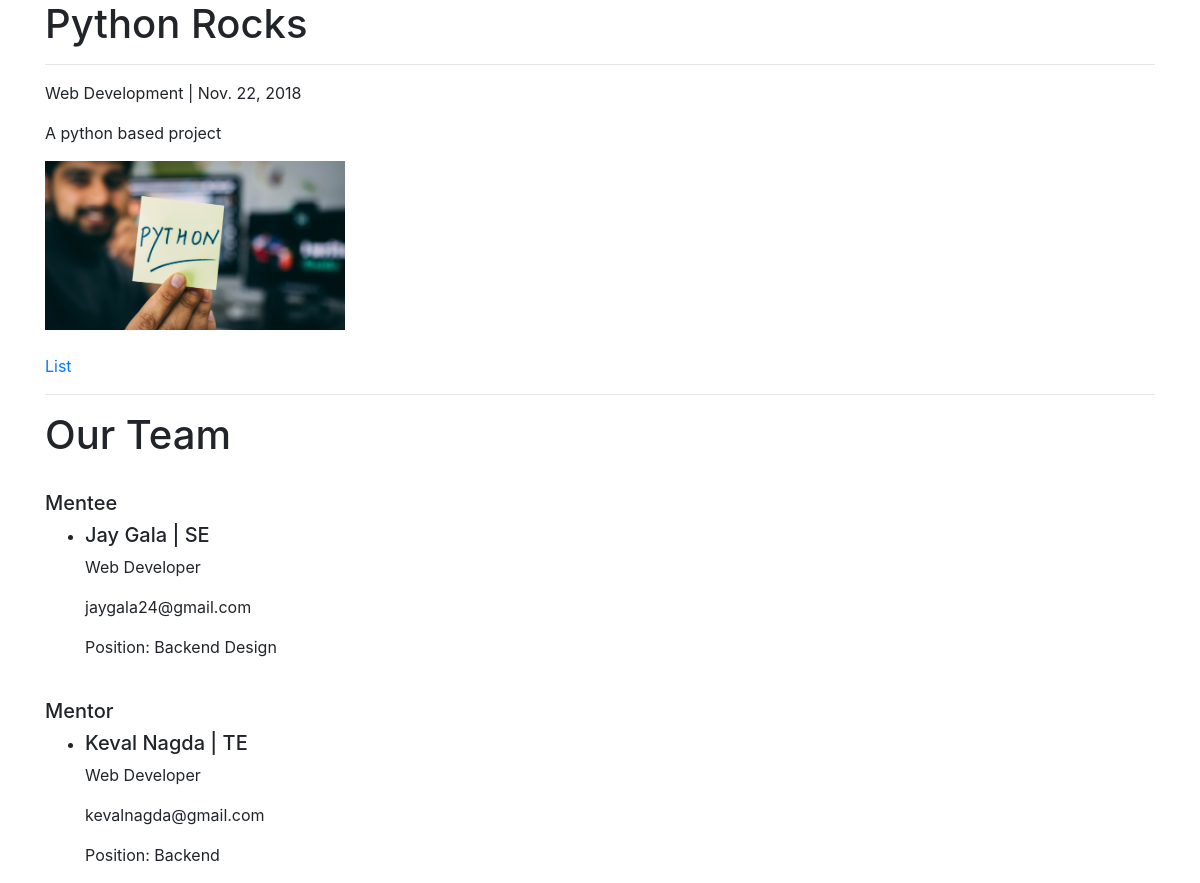
The page /projects/python-rocks-1 on the database its author committed.
### projects/models.py (models this page shows, shortened)
class Project(models.Model):
    team = models.ManyToManyField(UserProfile)
    title = models.CharField(max_length=255)
    cover = models.ImageField(upload_to='projects/%Y/%m/%d/', blank=True)
    description = models.TextField()
    slug = models.SlugField(blank=True)
    technologies = MultiSelectField(choices=TECHNOLOGIES_CHOICES)
    year = models.DateField()
    repo_link = models.CharField(max_length=255)
    objects = ProjectManager()
    class Meta:
        ordering = ["-year"]

### profiles/models.py (models this page shows)
class UserProfile(models.Model):
    user = models.OneToOneField(User, on_delete=models.CASCADE, primary_key=True)
    profile_pic = models.ImageField(upload_to=upload_location, blank=True)
    bio = models.CharField(max_length=255, blank=True)
    date_joined = models.DateField()
    date_passed = models.DateField()
    stack = MultiSelectField(choices=STACK_CHOICES, max_choices=2)
    github_link = models.CharField(max_length=255, blank=True)
    linkedin_link = models.CharField(max_length=255, blank=True)
    updated = models.DateTimeField(auto_now=True)
    timestamp = models.DateTimeField(auto_now_add=True)
    def __str__(self):
        return self.user.first_name + " " + self.user.last_name
    @property
    def get_email(self):
        return self.user.email

### projects/views.py (the view)
# urls.py: path('<slug:slug>', project_detail, name='detail'),
def project_detail(request, slug=None):
    project = get_object_or_404(Project, slug=slug)
    project_year = project.year
    second_year = []
    third_year = []
    fourth_year = []
    for t in project.team.all():
        member = UserProfile.objects.get(user=t)
        delta1 = member.date_passed - member.date_joined
        delta2 = project_year - member.date_joined
        number_of_days = delta1.days - delta2.days
        stack = []
        for i in range(len(member.stack)):
            stack.append(member.stack[i].capitalize())
        member_obj = {
            "name": member,
            "email": member.get_email,
            "bio": member.bio,
            "stack": stack
        }
        if number_of_days < 365:
            member_obj["year"] = "BE"
            fourth_year.append(member_obj)
        elif number_of_days < 365 * 2:
            member_obj["year"] = "TE"
            third_year.append(member_obj)
        else:
            member_obj["year"] = "SE"
            second_year.append(member_obj)
    context = {
        "title": "Detail",
        "project": project,
        "second_year": second_year,
        "third_year": third_year,
        "fourth_year": fourth_year,
    }
    if request.user.is_authenticated:
        context["user"] = True
    else:
        context["user"] = False
    return render(request, "projects/project_detail.html", context)

### templates/projects/project_detail.html (shortened to what this page needs)
{% extends 'base.html' %}
{% block content %}
<h1>{{ project.title }}</h1>
<hr />
<p>{{ project.technologies }} | {{ project.year }}</p>
<p>{{ project.description }}</p>
{% if project.cover %}
<img src="{{ project.cover.url }}" width="300px" alt="broken" /> <br />
{% endif%}
<br />
<a href="{% url 'projects:list' %}">List</a> <br />
<hr />
<h1>Our Team</h1>
<br />
{% if second_year %}
<h5>Mentee</h5>
<ul>
  {% for member in second_year %}
  <li>
    <h5>{{ member.name }} | {{ member.year }}</h5>
    <p>{{ member.bio }}</p>
    <p>{{ member.email }}</p>
    <p>Position: {% for stack in member.stack %} {{ stack }} {% endfor %}</p>
  </li>
  {% endfor %}
</ul>
{% endif %}
{% if third_year %} <br />
<h5>Mentor</h5>
<ul>
  {% for member in third_year %}
  <li>
    <h5>{{ member.name }} | {{ member.year }}</h5>
    <p>{{ member.bio }}</p>
    <p>{{ member.email }}</p>
    <p>Position: {% for stack in member.stack %} {{ stack }} {% endfor %}</p>
  </li>
  {% endfor %}
</ul>
{% endif %}
{% endblock content %}

### rows shown on the page
Project: title "Python Rocks", technologies "Web Development", year "Nov. 22, 2018", description "A python based project", cover (picture)
UserProfile: name "Jay Gala", year "SE", bio "Web Developer", email "jaygala24@gmail.com", stack "Backend" "Design"
UserProfile: name "Keval Nagda", year "TE", bio "Web Developer", email "kevalnagda@gmail.com", stack "Backend"
